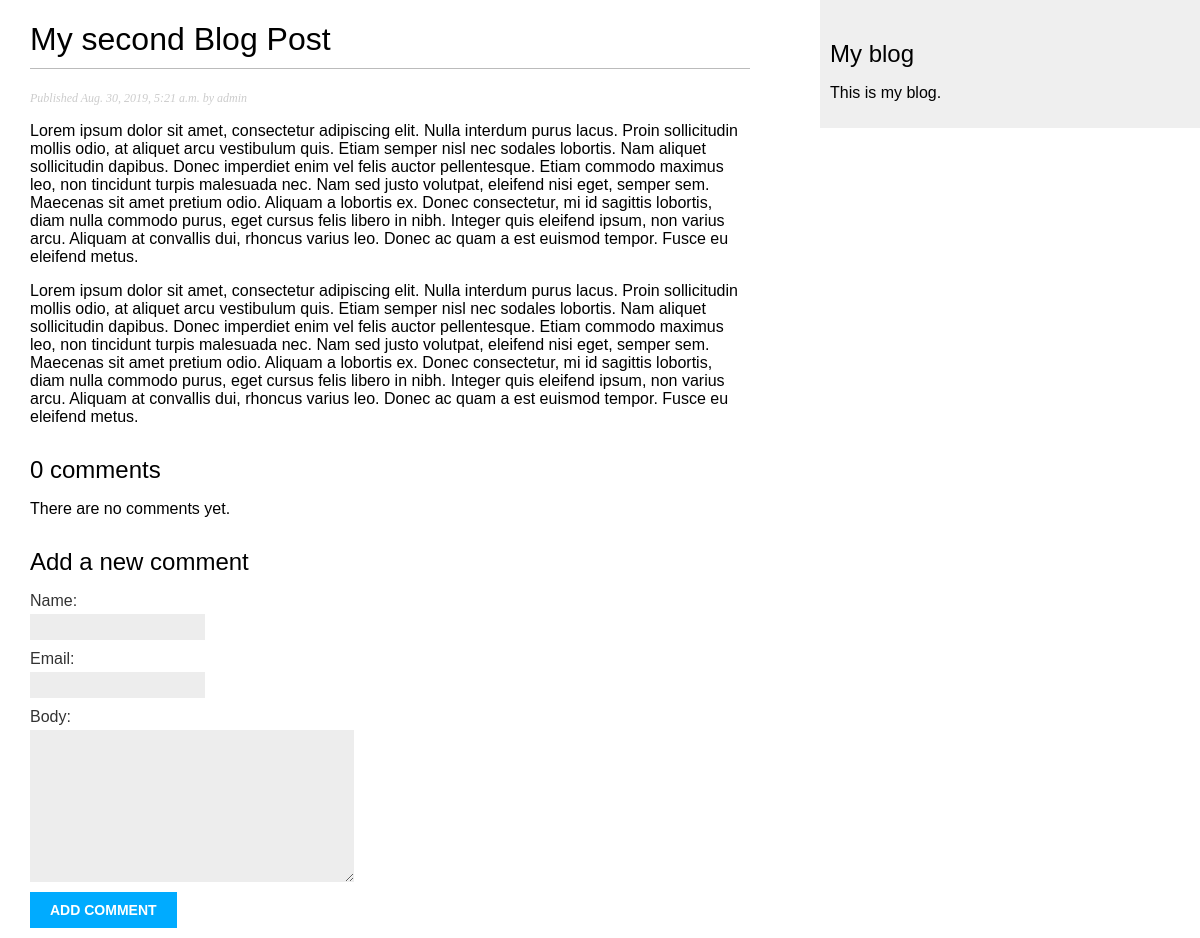
/blog/2019/8/30/my-second-blog-post/, run on the app's committed database.
### blog/models.py (models this page shows, shortened)
class Post(models.Model):
    STATUS_CHOICES = (
        ('draft', 'Draft'),
        ('published', 'Published'),
    )
    title = models.CharField(max_length=250)
    slug = models.SlugField(max_length=250,
                            unique_for_date='publish')
    author = models.ForeignKey(User,
                               on_delete=models.CASCADE,
                               related_name='blog_posts')
    body = models.TextField()
    publish = models.DateTimeField(default=timezone.now)
    created = models.DateTimeField(auto_now_add=True)
    updated = models.DateTimeField(auto_now=True)
    status = models.CharField(max_length=10,
                              choices=STATUS_CHOICES,
                              default='draft')
    tags = TaggableManager()
    objects = models.Manager() # The default manager.
    published = PublishedManager() # Custom manager.
    class Meta:
        ordering = ('-publish',)

### blog/views.py (the view)
def post_detail(request, year, month, day, post):
    post = get_object_or_404(Post, slug=post,
                                    status='published',
                                    publish__year=year,
                                    publish__month=month,
                                    publish__day=day)
    comments = post.comments.filter(active=True)
    new_comment = None
    if request.method == 'POST':
        comment_form = CommentForm(data=request.POST)
        if comment_form.is_valid():
            new_comment = comment_form.save(commit=False)
            new_comment.post = post
            new_comment.save()
            return redirect(request.path_info)
    else:
        comment_form = CommentForm()
    return render(request,
                    'blog/post/detail.html',
                    {'post': post,
                    'comments': comments,
                    'new_comment': new_comment,
                    'comment_form': comment_form})

### blog/forms.py
class CommentForm(forms.ModelForm):
    class Meta:
        model = Comment
        fields = ('name', 'email', 'body')

### blog/templates/blog/post/detail.html (shortened to what this page needs)
{% extends 'blog/base.html' %}
{% block content %}
    <h1>{{ post.title }}</h1>
    <p class="date">
        Published {{ post.publish }} by {{ post.author }}
    </p>
    {{ post.body|linebreaks }}
{% with comments.count as total_comments %}
    <h2>
        {{ total_comments }} comment{{ total_comments|pluralize }}
    </h2>
{% endwith %}
{% for comment in comments %}
    <div class="comment">
        <p class="info">
            Comment {{ forloop.counter }} by {{ comment.name }}
            {{ comment.created }}
        </p>
        {{ comment.body|linebreaks }}
    </div>
{% empty %}
    <p>There are no comments yet.</p>
{% endfor %}
{% if new_comment %}
   <h2>Your comment has been added.</h2>
{% else %}
    <h2>Add a new comment</h2>
    <form action="." method="POST">
        {{ comment_form.as_p }}
        <p><input type="submit" value="Add comment"></p>
    </form>
{% endif %}
{% endblock content %}

### blog/static/css/blog.css (style rules this page uses)
body { margin:0; padding:0; font-family:helvetica, sans-serif; }
h1 { font-weight:normal; border-bottom:1px solid #bbb; padding:0 0 10px 0; }
h2 { font-weight:normal; margin:30px 0 0; }
p.date { color:#ccc; font-family: georgia, serif; font-size: 12px; font-style: italic; }
label { float:left; clear:both; color:#333; margin-bottom:4px; }
input, textarea { clear:both; float:left; margin:0 0 10px; background:#ededed; border:0; padding:6px 10px; font-size:12px; }
input[type=submit] { font-weight:bold; background:#00abff; color:#fff; padding:10px 20px; font-size:14px; text-transform:uppercase; }

### data on the page
Post: title "My second Blog Post", publish "Aug. 30, 2019, 5:21 a.m.", author "admin", body "Lorem ipsum dolor sit amet, consectetur adipiscing elit. Nulla interdum purus lacus. Proin sollicitudin mollis odio, at aliquet arcu vestibulum quis. Etiam semper nisl nec sodales lobortis. Nam aliquet sollicitudin dapibus. Donec imperdiet enim vel felis auctor pellentesque. Etiam commodo maximus leo, non tincidunt turpis malesuada nec. Nam sed justo volutpat, eleifend nisi eget, semper sem. Maecenas sit amet pretium odio. Aliquam a lobortis ex. Donec consectetur, mi id sagittis lobortis, diam nulla commodo purus, eget cursus felis libero in nibh. Integer quis eleifend ipsum, non varius arcu. Aliquam at convallis dui, rhoncus varius leo. Donec ac quam a est euismod tempor. Fusce eu eleifend…"

### other printed values
{{ total_comments }} "0"
